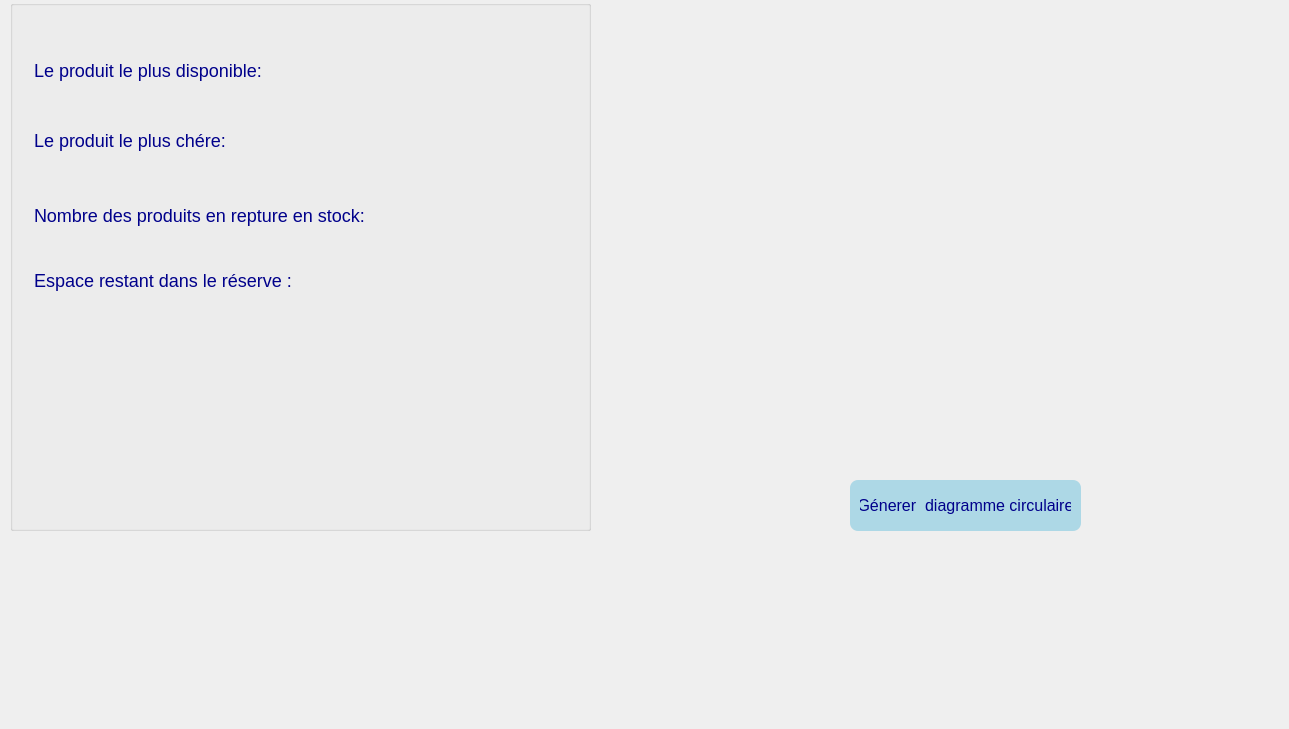
   <widget class="QWidget" name="stat">
    <attribute name="title">
     <string>statistiques</string>
    </attribute>
    <widget class="QLabel" name="label_37">
     <property name="geometry">
      <rect>
       <x>-10</x>
       <y>-60</y>
       <width>1280</width>
       <height>720</height>
      </rect>
     </property>
     <property name="styleSheet">
      <string notr="true">background-image: url(:/Pictures/img/Design sans titre (1).png);</string>
     </property>
     <property name="text">
      <string/>
     </property>
    </widget>
    <widget class="QPushButton" name="boutonGenererGraphique">
     <property name="geometry">
      <rect>
       <x>850</x>
       <y>480</y>
       <width>231</width>
       <height>51</height>
      </rect>
     </property>
     <property name="styleSheet">
      <string notr="true">QPushButton {
                background-color: lightblue;          /* Button background color */
                color: darkblue;                      /* Text color */
                font-size: 16px;                     /* Font size */
                font-family: 'Segoe UI', sans-serif;  /* Font family */
                padding: 10px;                       /* Padding around the text */
                border: none;                        /* No border */
                border-radius: 8px;                  /* Rounded corners */
                transition: background-color 0.3s;   /* Smooth background color transition */
            }
            QPushButton:hover {
                background-color: #B2D8E0;           /* Background color on hover */
            }
            QPushButton:pressed {
                background-color: #A0C4D3;           /* Background color when pressed */
            }</string>
     </property>
     <property name="text">
      <string>Génerer  diagramme circulaire</string>
     </property>
    </widget>
    <widget class="QGroupBox" name="groupBox">
     <property name="geometry">
      <rect>
       <x>10</x>
       <y>0</y>
       <width>581</width>
       <height>531</height>
      </rect>
     </property>
     <property name="title">
      <string/>
     </property>
     <widget class="QLabel" name="label_13">
      <property name="geometry">
       <rect>
        <x>10</x>
        <y>40</y>
        <width>261</width>
        <height>61</height>
       </rect>
      </property>
      <property name="styleSheet">
       <string notr="true">QLabel {
                color: darkblue;                   /* Text color */
                font-size: 18px;                   /* Font size */
                font-family: 'Arial', sans-serif;  /* Font family */
                padding: 10px;                     /* Padding around the text */
            }</string>
      </property>
      <property name="text">
       <string>Le produit le plus disponible:</string>
      </property>
     </widget>
     <widget class="QLabel" name="label_14">
      <property name="geometry">
       <rect>
        <x>10</x>
        <y>110</y>
        <width>231</width>
        <height>61</height>
       </rect>
      </property>
      <property name="styleSheet">
       <string notr="true">QLabel {
                color: darkblue;                   /* Text color */
                font-size: 18px;                   /* Font size */
                font-family: 'Arial', sans-serif;  /* Font family */
                padding: 10px;                     /* Padding around the text */
            }</string>
      </property>
      <property name="text">
       <string>Le produit le plus chére:</string>
      </property>
     </widget>
     <widget class="QLabel" name="plusdisponible">
      <property name="geometry">
       <rect>
        <x>260</x>
        <y>50</y>
        <width>321</width>
        <height>41</height>
       </rect>
      </property>
      <property name="styleSheet">
       <string notr="true">QLabel { 
    font-size: 20px;  /* Large font size */
	color: rgb(0, 0, 0);
    font-family: 'Arial', sans-serif;  /* Modern, clean font */
    text-align: center;  /* Center the text */
}</string>
      </property>
      <property name="text">
       <string/>
      </property>
     </widget>
     <widget class="QLabel" name="pluschere">
      <property name="geometry">
       <rect>
        <x>220</x>
        <y>120</y>
        <width>361</width>
        <height>41</height>
       </rect>
      </property>
      <property name="styleSheet">
       <string notr="true">QLabel { 
    font-size: 20px;  /* Large font size */
	color: rgb(0, 0, 0);
    font-family: 'Arial', sans-serif;  /* Modern, clean font */
    text-align: center;  /* Center the text */
}</string>
      </property>
      <property name="text">
       <string/>
      </property>
     </widget>
     <widget class="QLabel" name="label_9">
      <property name="geometry">
       <rect>
        <x>10</x>
        <y>190</y>
        <width>361</width>
        <height>51</height>
       </rect>
      </property>
      <property name="styleSheet">
       <string notr="true">QLabel {
                color: darkblue;                   /* Text color */
                font-size: 18px;                   /* Font size */
                font-family: 'Arial', sans-serif;  /* Font family */
                padding: 10px;                     /* Padding around the text */
            }</string>
      </property>
      <property name="text">
       <string>Nombre des produits en repture en stock:</string>
      </property>
     </widget>
     <widget class="QLabel" name="produitreptureenstock">
      <property name="geometry">
       <rect>
        <x>360</x>
        <y>190</y>
        <width>181</width>
        <height>41</height>
       </rect>
      </property>
      <property name="styleSheet">
       <string notr="true">QLabel { 
    font-size: 20px;  /* Large font size */
	color: rgb(0, 0, 0);
    font-family: 'Arial', sans-serif;  /* Modern, clean font */
    text-align: center;  /* Center the text */
}</string>
      </property>
      <property name="text">
       <string/>
      </property>
     </widget>
     <widget class="QLabel" name="label_8">
      <property name="geometry">
       <rect>
        <x>10</x>
        <y>260</y>
        <width>281</width>
        <height>41</height>
       </rect>
      </property>
      <property name="styleSheet">
       <string notr="true">QLabel {
                color: darkblue;                   /* Text color */
                font-size: 18px;                   /* Font size */
                font-family: 'Arial', sans-serif;  /* Font family */
                padding: 10px;                     /* Padding around the text */
            }</string>
      </property>
      <property name="text">
       <string>Espace restant dans le réserve :</string>
      </property>
     </widget>
     <widget class="QLabel" name="espacerest">
      <property name="geometry">
       <rect>
        <x>290</x>
        <y>260</y>
        <width>281</width>
        <height>41</height>
       </rect>
      </property>
      <property name="styleSheet">
       <string notr="true">QLabel { 
    font-size: 20px;  /* Large font size */
	color: rgb(0, 0, 0);
    font-family: 'Arial', sans-serif;  /* Modern, clean font */
    text-align: center;  /* Center the text */
}</string>
      </property>
      <property name="text">
       <string/>
      </property>
     </widget>
    </widget>
    <widget class="QWidget" name="conteneurGraphique" native="true">
     <property name="geometry">
      <rect>
       <x>600</x>
       <y>20</y>
       <width>621</width>
       <height>431</height>
      </rect>
     </property>
    </widget>
    <widget class="QLabel" name="label_16">
     <property name="geometry">
      <rect>
       <x>1120</x>
       <y>460</y>
       <width>151</width>
       <height>91</height>
      </rect>
     </property>
     <property name="styleSheet">
      <string notr="true">image: url(:/Pictures/img/logo_meta-removebg-preview.png);</string>
     </property>
     <property name="text">
      <string/>
     </property>
    </widget>
   </widget>
